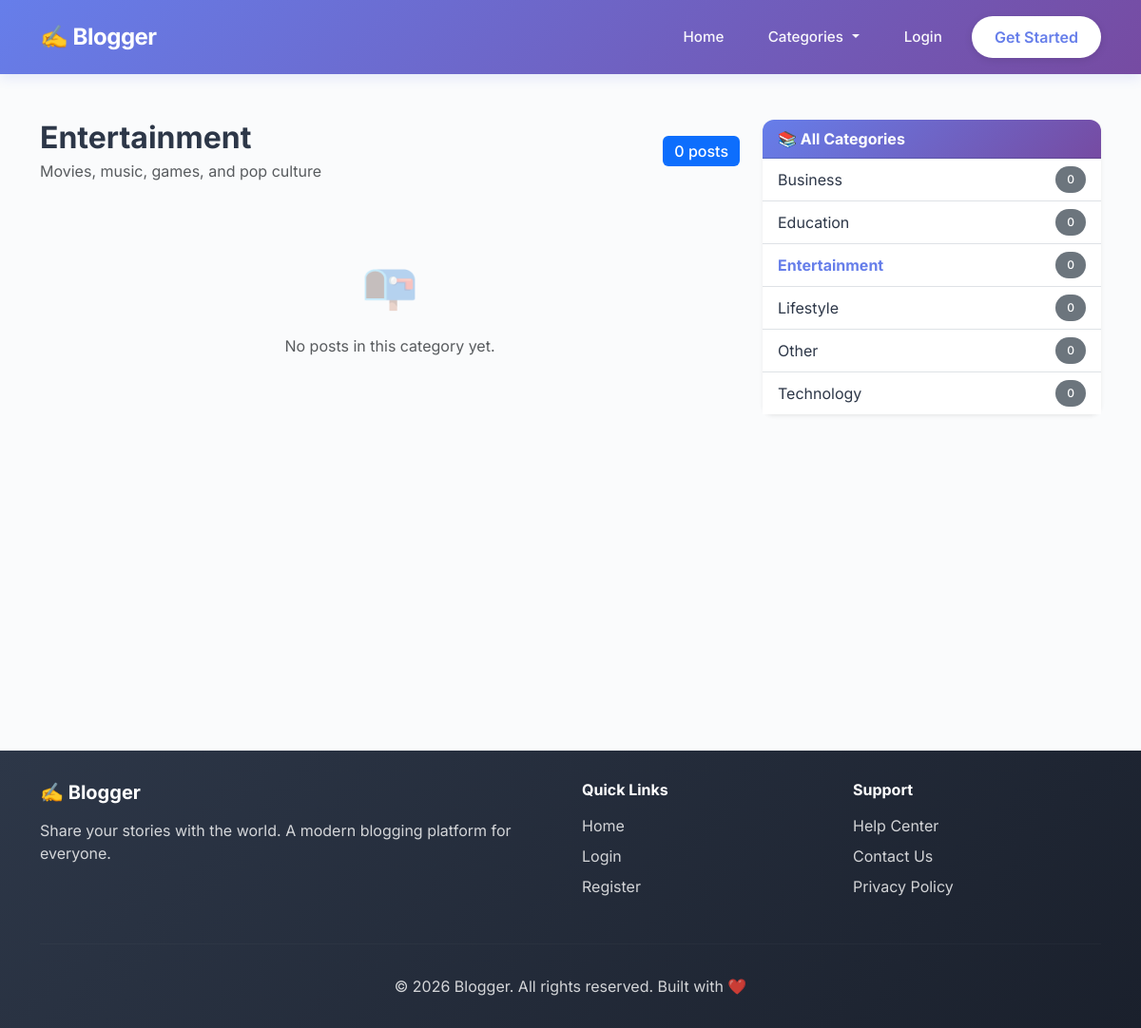
Page /category.php?slug=entertainment on the committed database.
### tables this page shows
CREATE TABLE categories (
  id INT AUTO_INCREMENT PRIMARY KEY,
  name VARCHAR(100) NOT NULL UNIQUE,
  slug VARCHAR(120) NOT NULL UNIQUE,
  description TEXT,
  created_at TIMESTAMP DEFAULT CURRENT_TIMESTAMP
);

### config.php (called while the page is built, shortened)
<?php
function sanitize($str) {
    return htmlspecialchars($str, ENT_QUOTES, 'UTF-8');
}
?>

### category.php (the view, shortened to what this page needs)
<?php
require_once 'config.php';
$slug = trim($_GET['slug'] ?? '');
$cat = null;
if ($slug) {
    $stmt = $mysqli->prepare("SELECT * FROM categories WHERE slug=? LIMIT 1");
    $stmt->bind_param('s', $slug);
    $stmt->execute();
    $cat = $stmt->get_result()->fetch_assoc();
}
$posts = $mysqli->prepare("
    SELECT posts.id, posts.title, posts.created_at, users.name AS author,
           (SELECT COUNT(*) FROM likes WHERE likes.post_id=posts.id) AS like_count,
           (SELECT COUNT(*) FROM comments WHERE comments.post_id=posts.id) AS comment_count
    FROM posts
    JOIN users ON users.id = posts.user_id
    WHERE posts.category_id = ? AND posts.status = 'approved'
    ORDER BY posts.created_at DESC
");
$posts->bind_param('i', $cat['id']);
$posts->execute();
$resPosts = $posts->get_result();
$allCats = $mysqli->query("
    SELECT categories.*, COUNT(posts.id) AS post_count
    FROM categories
    LEFT JOIN posts ON posts.category_id = categories.id AND posts.status='approved'
    GROUP BY categories.id
    ORDER BY categories.name
");
include 'header.php';
?>
<div class="container my-5">
  <div class="row">
    <div class="col-lg-8">
      <div class="d-flex align-items-center mb-4 gap-3">
        <div>
          <h2 class="fw-bold mb-1" style="color:#2d3748;"> <?= sanitize($cat['name']) ?></h2>
          <?php if ($cat['description']): ?>
            <p class="text-muted mb-0"><?= sanitize($cat['description']) ?></p>
          <?php endif; ?>
        </div>
        <span class="badge bg-primary ms-auto fs-6"><?= $resPosts->num_rows ?> posts</span>
      </div>
      <?php if ($resPosts->num_rows === 0): ?>
        <div class="text-center py-5">
          <div style="font-size:3rem;opacity:.3;">📭</div>
          <p class="text-muted mt-3">No posts in this category yet.</p>
        </div>
      <?php endif; ?>
    </div>
    <div class="col-lg-4 mt-4 mt-lg-0">
      <div class="card border-0 shadow-sm" style="border-radius:12px;">
        <div class="card-header fw-bold" style="background:linear-gradient(135deg,#667eea,#764ba2);color:white;border-radius:12px 12px 0 0;">
          📚 All Categories
        </div>
        <div class="card-body p-0">
          <ul class="list-group list-group-flush">
            <?php while ($c = $allCats->fetch_assoc()): ?>
              <li class="list-group-item d-flex justify-content-between align-items-center px-3 py-2">
                <a href="category.php?slug=<?= sanitize($c['slug']) ?>"
                   style="text-decoration:none;color:<?= $c['slug']===$slug ? '#667eea' : '#2d3748' ?>;font-weight:<?= $c['slug']===$slug ? '700' : '400' ?>;">
                  <?= sanitize($c['name']) ?>
                </a>
                <span class="badge rounded-pill bg-secondary"><?= $c['post_count'] ?></span>
              </li>
            <?php endwhile; ?>
          </ul>
        </div>
      </div>
    </div>
  </div>
</div>
<?php include 'footer.php'; ?>

### header.php (style rules this page uses)
* { margin: 0; padding: 0; box-sizing: border-box; }
body { font-family: 'Inter', -apple-system, BlinkMacSystemFont, 'Segoe UI', sans-serif; background-color: #fafbfc; color: #1a202c; }
.badge { padding: 0.5rem 0.75rem; font-weight: 500; border-radius: 6px; }

### rows in the picture
categories: name "Entertainment", description "Movies, music, games, and pop culture", post_count "0"
categories: name "Business", post_count "0"
categories: name "Education", post_count "0"
categories: name "Lifestyle", post_count "0"
categories: name "Other", post_count "0"
categories: name "Technology", post_count "0"

### other values in the picture
$resPosts->num_rows "0"
